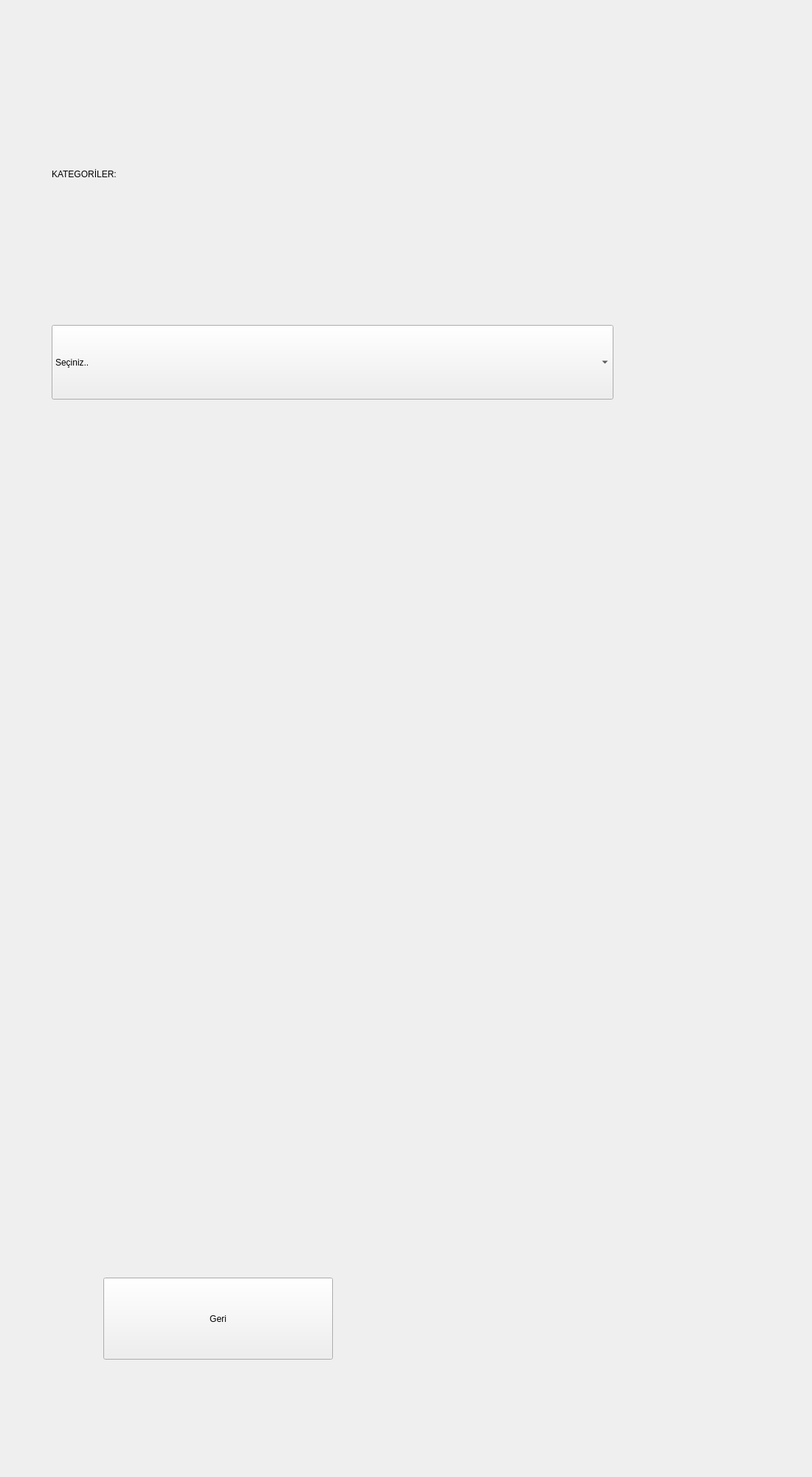
<?xml version="1.0" encoding="UTF-8"?>
<ui version="4.0">
 <class>KategoriEkrani</class>
 <widget class="QWidget" name="KategoriEkrani">
  <property name="geometry">
   <rect>
    <x>0</x>
    <y>0</y>
    <width>1100</width>
    <height>2000</height>
   </rect>
  </property>
  <property name="windowTitle">
   <string>Kategori Ekranı</string>
  </property>
  <widget class="QLabel" name="label">
   <property name="geometry">
    <rect>
     <x>70</x>
     <y>160</y>
     <width>681</width>
     <height>151</height>
    </rect>
   </property>
   <property name="styleSheet">
    <string notr="true">font: 75 35pt &quot;MS Shell Dlg 2&quot;;</string>
   </property>
   <property name="text">
    <string>KATEGORİLER:</string>
   </property>
  </widget>
  <widget class="QComboBox" name="comboBox_kategori">
   <property name="geometry">
    <rect>
     <x>70</x>
     <y>440</y>
     <width>761</width>
     <height>101</height>
    </rect>
   </property>
   <property name="styleSheet">
    <string notr="true">font: 75 20pt &quot;MS Shell Dlg 2&quot;;</string>
   </property>
   <item>
    <property name="text">
     <string>Seçiniz..</string>
    </property>
   </item>
   <item>
    <property name="text">
     <string>Giyim</string>
    </property>
   </item>
   <item>
    <property name="text">
     <string>Temizlik</string>
    </property>
   </item>
   <item>
    <property name="text">
     <string>Hediyelik Eşya</string>
    </property>
   </item>
   <item>
    <property name="text">
     <string>Doğal Ürünler</string>
    </property>
   </item>
   <item>
    <property name="text">
     <string>Diğer</string>
    </property>
   </item>
  </widget>
  <widget class="QPushButton" name="pushButton">
   <property name="geometry">
    <rect>
     <x>140</x>
     <y>1730</y>
     <width>311</width>
     <height>111</height>
    </rect>
   </property>
   <property name="styleSheet">
    <string notr="true">font: 75 30pt &quot;MS Shell Dlg 2&quot;;</string>
   </property>
   <property name="text">
    <string>Geri</string>
   </property>
  </widget>
 </widget>
 <resources/>
 <connections/>
</ui>
